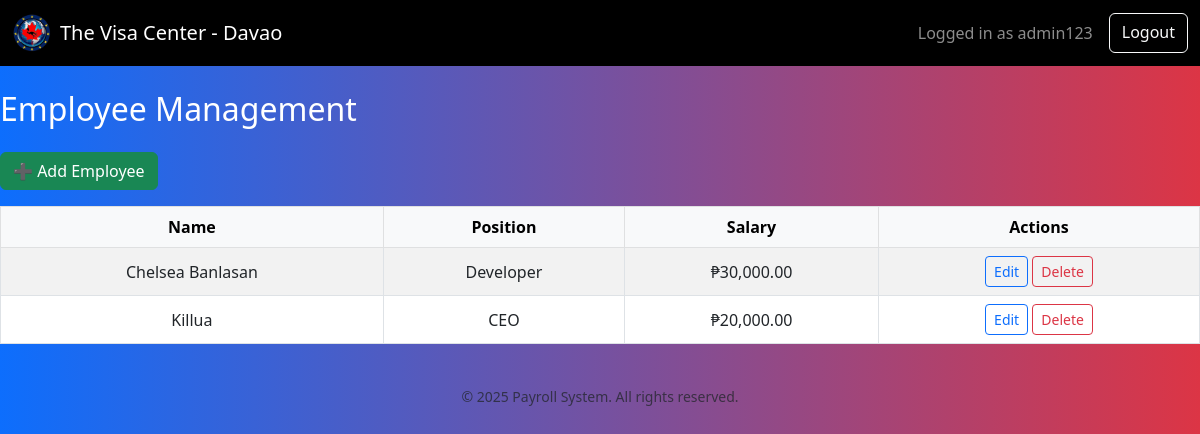
Page /employees (signed in) on the committed database.
### tables this page shows
CREATE TABLE users (
            id INTEGER PRIMARY KEY AUTOINCREMENT,
            username TEXT UNIQUE NOT NULL,
            password TEXT NOT NULL
        , role TEXT DEFAULT "user", status TEXT DEFAULT "approved");

CREATE TABLE employees (
    id INTEGER PRIMARY KEY AUTOINCREMENT,
    name TEXT NOT NULL,
    position TEXT NOT NULL,
    department TEXT NOT NULL,
    salary REAL NOT NULL,
    payroll_period TEXT NOT NULL
, date TEXT, photo TEXT, hourly_rate REAL);

### app.py (the view)
@app.route('/employees')
@login_required
def employees():
    conn = sqlite3.connect('database.db')
    conn.row_factory = sqlite3.Row
    c = conn.cursor()
    c.execute('SELECT id, name, position, salary, payroll_period FROM employees ORDER BY id ASC')
    employees = c.fetchall()
    total_employees = len(employees)
    total_salary = sum(float(emp['salary']) for emp in employees)
    total_sss = sum(float(emp['salary']) * 0.01 for emp in employees)
    total_philhealth = sum(float(emp['salary']) * 0.015 for emp in employees)
    total_pagibig = sum(float(emp['salary']) * 0.01 for emp in employees)
    net_total = total_salary - total_sss - total_philhealth - total_pagibig
    conn.close()
    return render_template(
        'employees.html',
        employees=employees,
        total_employees=total_employees,
        total_salary=total_salary,
        total_sss=total_sss,
        total_philhealth=total_philhealth,
        total_pagibig=total_pagibig,
        net_total=net_total
    )

### app.py (called while the page is built)
@app.context_processor
def inject_year():
    return {'current_year': datetime.now().year}

@login_manager.user_loader
def load_user(user_id):
    conn = sqlite3.connect('database.db')
    c = conn.cursor()
    c.execute('SELECT * FROM users WHERE id = ?', (user_id,))
    row = c.fetchone()
    conn.close()
    return User(*row) if row else None

### templates/employees.html (shortened to what this page needs)
{% extends 'base.html' %}
{% block content %}
<h2 class="mb-4">Employee Management</h2>
<a href="/add" class="btn btn-success mb-3">➕ Add Employee</a>
<table class="table table-bordered table-striped">
    <thead class="table-light">
        <tr>
            <th>Name</th>
            <th>Position</th>
            <th>Salary</th>
            <th>Actions</th>
        </tr>
    </thead>
    <tbody>
       {% for emp in employees %}
    <tr>
        <td>{{ emp[1] }}</td>
        <td>{{ emp[2] }}</td>
        <td>₱{{ "{:,.2f}".format(emp[3]|float) }}</td>
        <td>
            <a href="/edit/{{ emp[0] }}" class="btn btn-sm btn-outline-primary">Edit</a>
            <a href="/delete/{{ emp[0] }}" class="btn btn-sm btn-outline-danger" onclick="return confirm('Delete this employee?')">Delete</a>
        </td>
    </tr>
        {% endfor %}
    </tbody>
</table>
{% endblock %}

### templates/base.html (shortened to what this page needs)
<!DOCTYPE html>
<html lang="en">
<head>
  <link rel="stylesheet" href="https://cdn.jsdelivr.net/npm/bootstrap@5.3.0/dist/css/bootstrap.min.css">
  <link rel="stylesheet" href="https://cdn.jsdelivr.net/npm/bootstrap-icons@1.10.5/font/bootstrap-icons.css">
  <link rel="stylesheet" href="{{ url_for('static', filename='css/style.css') }}">
</head>
<body>
  <nav class="navbar navbar-expand-lg navbar-dark bg-black mb-4">
    <div class="container-fluid">
      <a class="navbar-brand d-flex align-items-center" href="/dashboard">
        <img src="{{ url_for('static', filename='img/raw.png') }}" alt="Logo" height="40" class="me-2">
        <span>The Visa Center - Davao</span>
      </a>
      <div class="d-flex">
        {% if current_user.is_authenticated %}
          <span class="navbar-text me-3">Logged in as {{ current_user.username }}</span>
          <a href="/logout" class="btn btn-outline-light">Logout</a>
        {% else %}
          <a href="/login" class="btn btn-outline-light me-2">Login</a>
          <a href="/register" class="btn btn-light">Register</a>
        {% endif %}
      </div>
    </div>
  </nav>
  {% block content %}{% endblock %}
  <footer class="text-center text-muted py-4">
    <small>&copy; {{ current_year }} Payroll System. All rights reserved.</small>
  </footer>
</body>
</html>

### static/css/style.css (style rules this page uses)
body { background: linear-gradient(to right, #0d6efd, #dc3545); min-height: 100vh; font-family: 'Segoe UI', sans-serif; color: #fff; }
.table thead { background-color: #0d6efd; color: #fff; }
.table td, .table th { vertical-align: middle; text-align: center; }
body { background: linear-gradient(to right, #0d6efd, #dc3545); font-family: 'Segoe UI', sans-serif; min-height: 100vh; }

### rows in the picture
users: username "admin123"
employees: name "Chelsea Banlasan", position "Developer", salary "30,000.00"
employees: name "Killua", position "CEO", salary "20,000.00"
